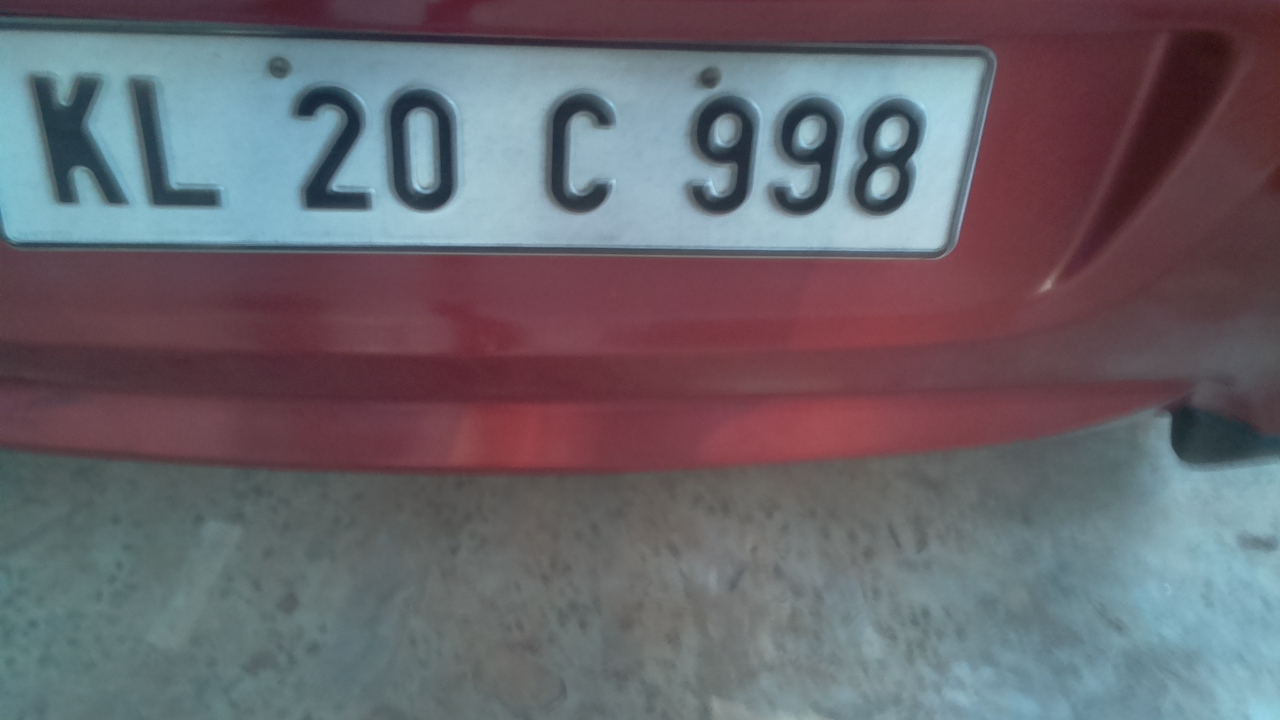
#> input picture car_image_20240421_175023.jpg, 1280 x 720 px
$ python -i PlateExtractionmod.py   (imports and definitions only)
#> lines starting #> are read from the running program, lines starting #| are printed output that depends on the picture; after the words box and inside, x2 and y2 are one past the last pixel; in counts of white or black regions, pixels touching at a corner belong together
#> further down, picture is the input picture: shape (720, 1280, 3); mean B, G, R 108.5, 101.4, 105.5
import cv2

def extraction1(image):
    # Convert to grayscale
    gray = cv2.cvtColor(image, cv2.COLOR_BGR2GRAY)
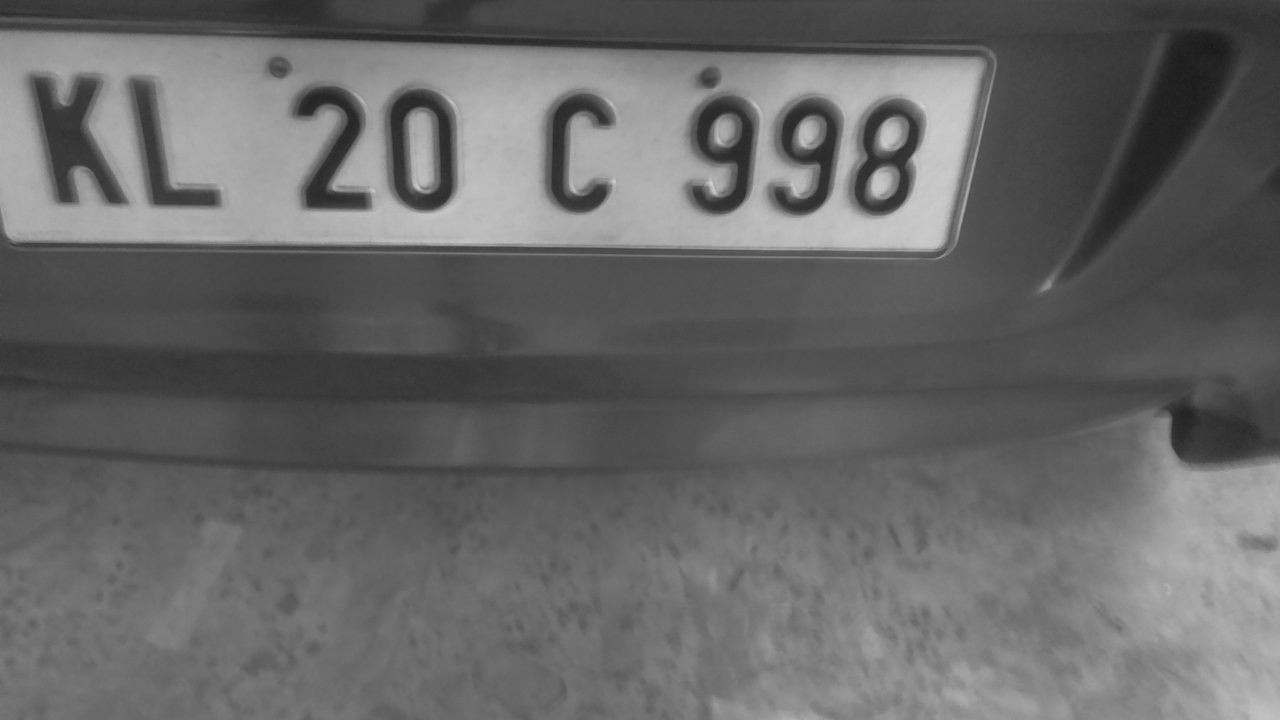
#> gray: shape (720, 1280); min 23, max 212, mean 103.4

    # Apply bilateral filter for noise reduction
    blur = cv2.bilateralFilter(gray, 11, 90, 90)

    # Apply adaptive thresholding
    _, thresh = cv2.threshold(blur, 0, 255, cv2.THRESH_BINARY | cv2.THRESH_OTSU)
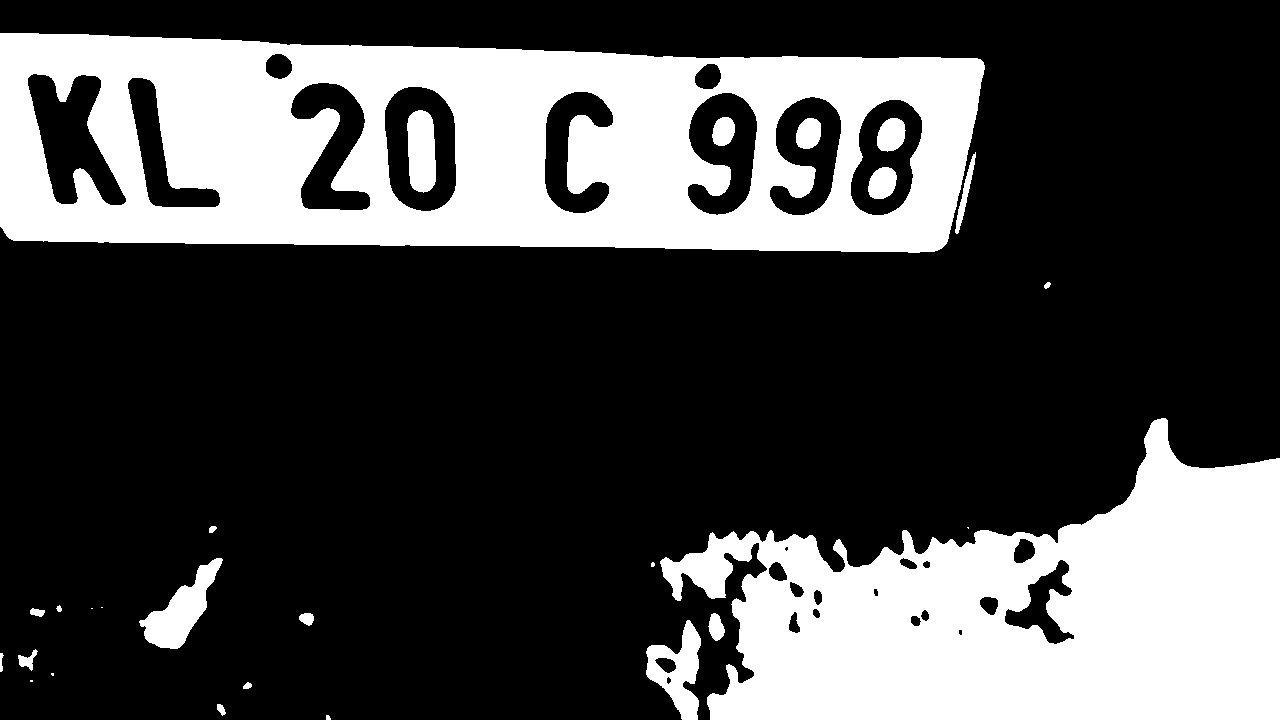
#> thresh: shape (720, 1280); 29.1% white; 27 white regions (6 under 20 px)

    # Find contours
    contours, _ = cv2.findContours(thresh, cv2.RETR_EXTERNAL, cv2.CHAIN_APPROX_SIMPLE)
#> contours = 22 contours, 8 with area under 20; largest, box (x1, y1, x2, y2) and area: (0, 33, 985, 253) 190930, (660, 418, 1280, 720) 112448, (139, 558, 223, 649) 2894, (646, 620, 701, 720) 2828, (955, 152, 976, 234) 356

    # Filter contours based on area
    contours = [cnt for cnt in contours if cv2.contourArea(cnt) > 1000]
#> contours = 4 contours; box (x1, y1, x2, y2) and area: (0, 33, 985, 253) 190930, (660, 418, 1280, 720) 112448, (139, 558, 223, 649) 2894, (646, 620, 701, 720) 2828

    # Initialize plate variable
    plate = None

    # Iterate through contours
    for cnt in contours:
        # Approximate polygonal curves
        epsilon = 0.05 * cv2.arcLength(cnt, True)
        approx = cv2.approxPolyDP(cnt, epsilon, True)

        # Check if contour has 4 edges (likely a plate)
        if len(approx) == 4:
            # Get bounding rectangle
            x, y, w, h = cv2.boundingRect(cnt)
            plate = image[y:y + h, x:x + w]
            break
#> this loop made 2 passes
#> (epsilon, approx, x, y, w, h) on pass 2: (14.65, [[221, 558], [139, 621], [149, 642], [184, 642]], 139, 558, 84, 91)
#> (epsilon, approx) on pass 1: (15.7, [[687, 620], [646, 674], [697, 719]])
#> pass 2, in extraction1, `plate = image[y:y + h, x:x + w]`:
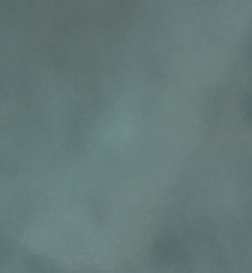
#> plate: shape (91, 84, 3) (shown 3 times larger); mean B, G, R 120.7, 121.8, 100.6

    return plate

>>> import cv2
>>> picture = cv2.imread('car_image_20240421_175023.jpg')
>>> result = extraction1(picture)

$ run again, on car_image_20240421_175057.jpg
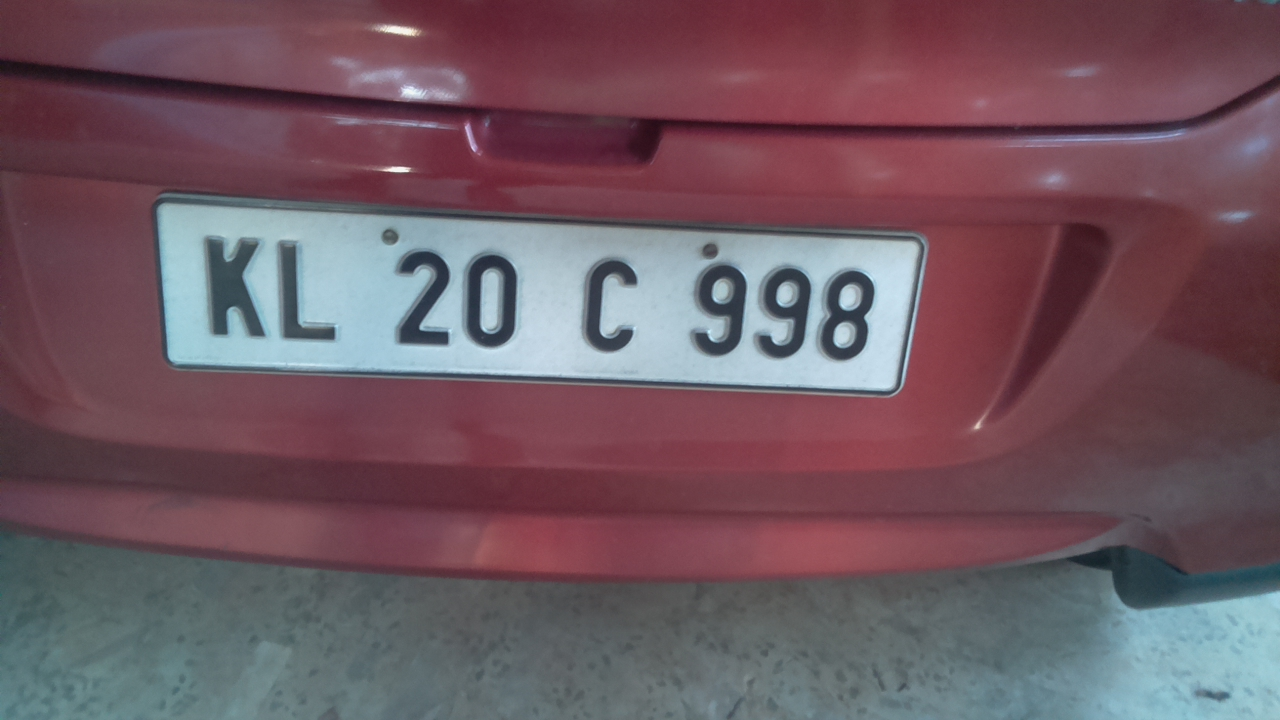
#> input picture car_image_20240421_175057.jpg, 1280 x 720 px
#> picture is the input picture: shape (720, 1280, 3); mean B, G, R 96.9, 87.8, 111.2
#> in extraction1, `_, thresh = cv2.threshold(blur, 0, 255, cv2.THRESH_BINARY | cv2.THRESH..`:
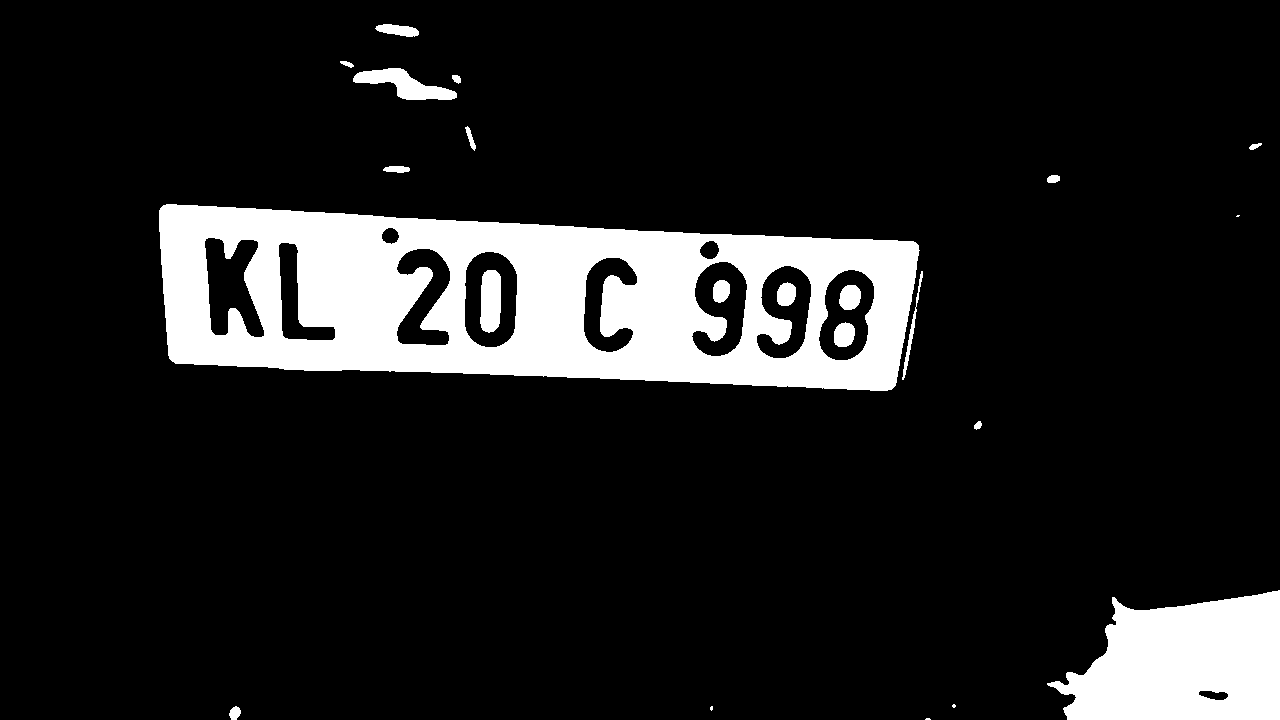
#> thresh: shape (720, 1280); 12.6% white; 22 white regions (4 under 20 px)
#> in extraction1, `contours, _ = cv2.findContours(thresh, cv2.RETR_EXTERNAL, cv2.CHAIN_AP..`: contours = 17 contours, 4 with area under 20; largest, box (x1, y1, x2, y2) and area: (159, 204, 920, 391) 113243, (1047, 590, 1280, 720) 22144, (353, 68, 457, 100) 1460, (375, 24, 419, 37) 335, (902, 271, 923, 380) 209
#> in extraction1, `contours = [cnt for cnt in contours if cv2.contourArea(cnt) > 1000]`: contours = 3 contours; box (x1, y1, x2, y2) and area: (159, 204, 920, 391) 113243, (1047, 590, 1280, 720) 22144, (353, 68, 457, 100) 1460
#> the loop in extraction1, `for cnt in contours:` made 1 pass
#> (epsilon, approx, x, y, w, h) on pass 1: (37.59, [[1279, 590], [1112, 597], [1047, 684], [1279, 719]], 1047, 590, 233, 130)
#> pass 1, in extraction1, `plate = image[y:y + h, x:x + w]`:
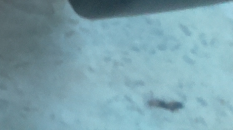
#> plate: shape (130, 233, 3); mean B, G, R 173.1, 162.4, 124.5
